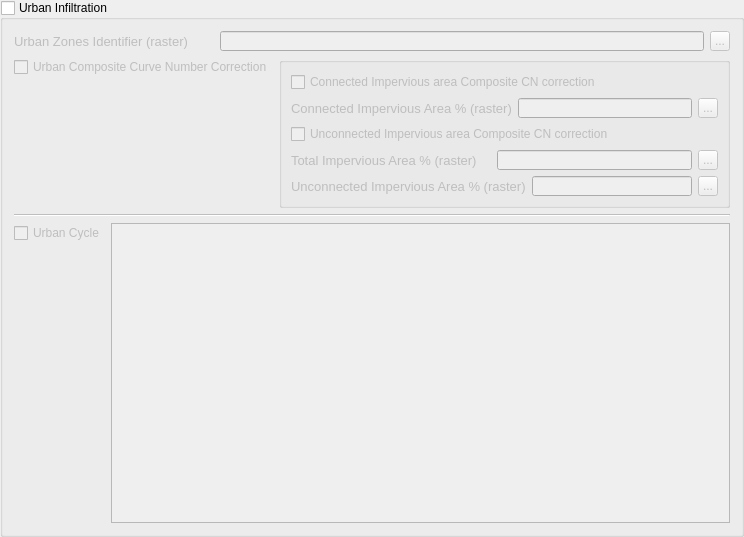
    <widget class="QGroupBox" name="groupBox_urban">
     <property name="enabled">
      <bool>true</bool>
     </property>
     <property name="title">
      <string>Urban Infiltration</string>
     </property>
     <property name="checkable">
      <bool>true</bool>
     </property>
     <property name="checked">
      <bool>false</bool>
     </property>
     <layout class="QVBoxLayout" name="verticalLayout_12">
      <item>
       <layout class="QHBoxLayout" name="horizontalLayout_16">
        <item>
         <widget class="QLabel" name="label_urban_zone_raster">
          <property name="enabled">
           <bool>false</bool>
          </property>
          <property name="minimumSize">
           <size>
            <width>200</width>
            <height>20</height>
           </size>
          </property>
          <property name="font">
           <font>
            <pointsize>10</pointsize>
            <weight>50</weight>
            <bold>false</bold>
            <kerning>true</kerning>
           </font>
          </property>
          <property name="text">
           <string>Urban Zones Identifier (raster)</string>
          </property>
         </widget>
        </item>
        <item>
         <widget class="QLineEdit" name="lineEdit_urban_zone_raster">
          <property name="enabled">
           <bool>false</bool>
          </property>
          <property name="minimumSize">
           <size>
            <width>160</width>
            <height>20</height>
           </size>
          </property>
         </widget>
        </item>
        <item>
         <widget class="QToolButton" name="toolButton_browse_urban_zone_raster">
          <property name="enabled">
           <bool>false</bool>
          </property>
          <property name="sizePolicy">
           <sizepolicy hsizetype="Preferred" vsizetype="Fixed">
            <horstretch>0</horstretch>
            <verstretch>0</verstretch>
           </sizepolicy>
          </property>
          <property name="maximumSize">
           <size>
            <width>20</width>
            <height>20</height>
           </size>
          </property>
          <property name="text">
           <string>...</string>
          </property>
         </widget>
        </item>
       </layout>
      </item>
      <item>
       <layout class="QHBoxLayout" name="horizontalLayout_32">
        <item>
         <layout class="QVBoxLayout" name="verticalLayout_10">
          <item>
           <widget class="QCheckBox" name="checkBox_urban_cn_correction">
            <property name="enabled">
             <bool>false</bool>
            </property>
            <property name="text">
             <string>Urban Composite Curve Number Correction</string>
            </property>
           </widget>
          </item>
          <item>
           <spacer name="verticalSpacer_4">
            <property name="orientation">
             <enum>Qt::Vertical</enum>
            </property>
            <property name="sizeHint" stdset="0">
             <size>
              <width>20</width>
              <height>40</height>
             </size>
            </property>
           </spacer>
          </item>
         </layout>
        </item>
        <item>
         <widget class="QGroupBox" name="groupBox_urban_cn_correction">
          <property name="enabled">
           <bool>false</bool>
          </property>
          <property name="title">
           <string/>
          </property>
          <layout class="QVBoxLayout" name="verticalLayout_9">
           <item>
            <widget class="QCheckBox" name="checkBox_cia_cn_composite">
             <property name="text">
              <string>Connected Impervious area Composite CN correction</string>
             </property>
            </widget>
           </item>
           <item>
            <layout class="QHBoxLayout" name="horizontalLayout_17">
             <item>
              <widget class="QLabel" name="label_cn_urban_cia_raster">
               <property name="minimumSize">
                <size>
                 <width>200</width>
                 <height>20</height>
                </size>
               </property>
               <property name="font">
                <font>
                 <pointsize>10</pointsize>
                 <weight>50</weight>
                 <bold>false</bold>
                 <kerning>true</kerning>
                </font>
               </property>
               <property name="text">
                <string>Connected Impervious Area % (raster)</string>
               </property>
              </widget>
             </item>
             <item>
              <widget class="QLineEdit" name="lineEdit_cn_urban_cia_raster">
               <property name="minimumSize">
                <size>
                 <width>160</width>
                 <height>20</height>
                </size>
               </property>
              </widget>
             </item>
             <item>
              <widget class="QToolButton" name="toolButton_browse_cn_urban_cia_raster">
               <property name="sizePolicy">
                <sizepolicy hsizetype="Preferred" vsizetype="Fixed">
                 <horstretch>0</horstretch>
                 <verstretch>0</verstretch>
                </sizepolicy>
               </property>
               <property name="maximumSize">
                <size>
                 <width>20</width>
                 <height>20</height>
                </size>
               </property>
               <property name="text">
                <string>...</string>
               </property>
              </widget>
             </item>
            </layout>
           </item>
           <item>
            <widget class="QCheckBox" name="checkBox_uncia_cn_composite">
             <property name="text">
              <string>Unconnected Impervious area Composite CN correction</string>
             </property>
            </widget>
           </item>
           <item>
            <layout class="QHBoxLayout" name="horizontalLayout_18">
             <item>
              <widget class="QLabel" name="label_cn_urban_uncia_total_raster">
               <property name="minimumSize">
                <size>
                 <width>200</width>
                 <height>20</height>
                </size>
               </property>
               <property name="font">
                <font>
                 <pointsize>10</pointsize>
                 <weight>50</weight>
                 <bold>false</bold>
                 <kerning>true</kerning>
                </font>
               </property>
               <property name="text">
                <string>Total Impervious Area % (raster)</string>
               </property>
              </widget>
             </item>
             <item>
              <widget class="QLineEdit" name="lineEdit_cn_urban_uncia_total_raster">
               <property name="minimumSize">
                <size>
                 <width>160</width>
                 <height>20</height>
                </size>
               </property>
              </widget>
             </item>
             <item>
              <widget class="QToolButton" name="toolButton_browse_cn_urban_uncia_total_raster">
               <property name="sizePolicy">
                <sizepolicy hsizetype="Preferred" vsizetype="Fixed">
                 <horstretch>0</horstretch>
                 <verstretch>0</verstretch>
                </sizepolicy>
               </property>
               <property name="maximumSize">
                <size>
                 <width>20</width>
                 <height>20</height>
                </size>
               </property>
               <property name="text">
                <string>...</string>
               </property>
              </widget>
             </item>
            </layout>
           </item>
           <item>
            <layout class="QHBoxLayout" name="horizontalLayout_19">
             <item>
              <widget class="QLabel" name="label_cn_urban_uncia_raster">
               <property name="minimumSize">
                <size>
                 <width>200</width>
                 <height>20</height>
                </size>
               </property>
               <property name="font">
                <font>
                 <pointsize>10</pointsize>
                 <weight>50</weight>
                 <bold>false</bold>
                 <kerning>true</kerning>
                </font>
               </property>
               <property name="text">
                <string>Unconnected Impervious Area % (raster)</string>
               </property>
              </widget>
             </item>
             <item>
              <widget class="QLineEdit" name="lineEdit_cn_urban_uncia_raster">
               <property name="minimumSize">
                <size>
                 <width>160</width>
                 <height>20</height>
                </size>
               </property>
              </widget>
             </item>
             <item>
              <widget class="QToolButton" name="toolButton_browse_cn_urban_uncia_raster">
               <property name="sizePolicy">
                <sizepolicy hsizetype="Preferred" vsizetype="Fixed">
                 <horstretch>0</horstretch>
                 <verstretch>0</verstretch>
                </sizepolicy>
               </property>
               <property name="maximumSize">
                <size>
                 <width>20</width>
                 <height>20</height>
                </size>
               </property>
               <property name="text">
                <string>...</string>
               </property>
              </widget>
             </item>
            </layout>
           </item>
          </layout>
         </widget>
        </item>
       </layout>
      </item>
      <item>
       <widget class="Line" name="line_6">
        <property name="orientation">
         <enum>Qt::Horizontal</enum>
        </property>
       </widget>
      </item>
      <item>
       <layout class="QHBoxLayout" name="horizontalLayout_31">
        <item>
         <layout class="QVBoxLayout" name="verticalLayout_8">
          <item>
           <widget class="QCheckBox" name="checkBox_urban_cycle">
            <property name="enabled">
             <bool>false</bool>
            </property>
            <property name="text">
             <string>Urban Cycle</string>
            </property>
           </widget>
          </item>
          <item>
           <spacer name="verticalSpacer_3">
            <property name="orientation">
             <enum>Qt::Vertical</enum>
            </property>
            <property name="sizeHint" stdset="0">
             <size>
              <width>20</width>
              <height>40</height>
             </size>
            </property>
           </spacer>
          </item>
         </layout>
        </item>
        <item>
         <widget class="QTableWidget" name="tableWidget_urban">
          <property name="enabled">
           <bool>false</bool>
          </property>
          <property name="minimumSize">
           <size>
            <width>600</width>
            <height>300</height>
           </size>
          </property>
         </widget>
        </item>
       </layout>
      </item>
     </layout>
    </widget>
